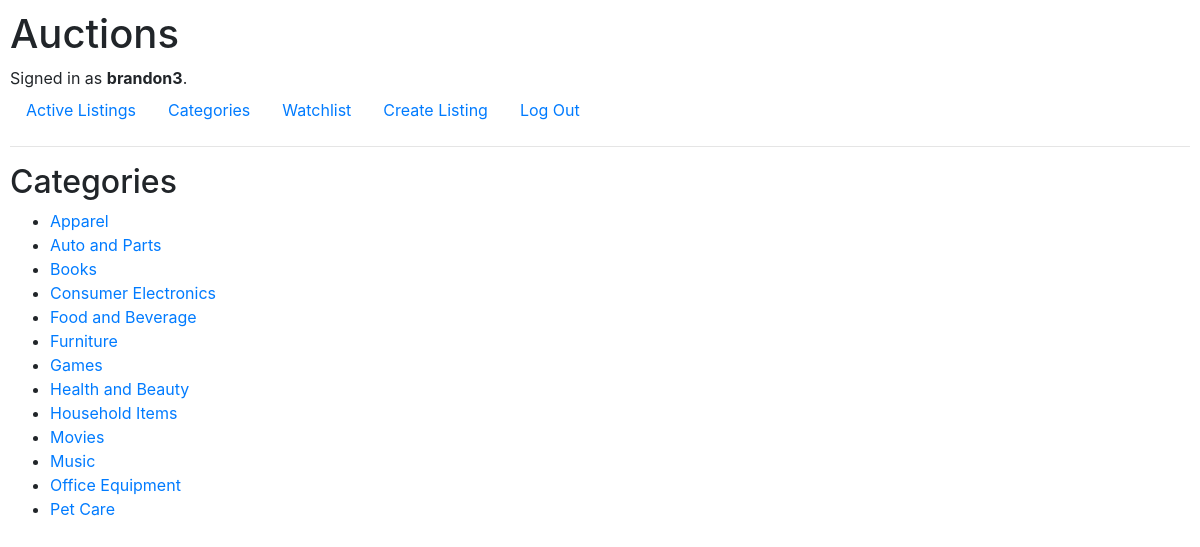
/categories/all (signed in), run on the app's committed database.
### auctions/models.py (models this page shows, shortened)
class User(AbstractUser):
    pass

class Category(models.Model):
    category_name = models.CharField(max_length=50)

### auctions/views.py (the view, shortened to what this page needs)
# urls.py: path("categories/<str:category_arg>", views.categories, name="categories"),
def categories(request, category_arg):
    all_categories = Category.objects.all().order_by("category_name")
    if category_arg == "all":
        return render(request, "auctions/categories.html", {
            "all_categories": all_categories
        })

### auctions/templates/auctions/categories.html
{% extends "auctions/layout.html" %}
{% block body %}
    <h2>Categories</h2>
    <ul>
        {% for category in all_categories %}
            <li>
                <a href="{{ category.id }}">{{ category.category_name }}</a>
            </li>
        {% endfor %}
    </ul>
{% endblock %}

### auctions/templates/auctions/layout.html (shortened to what this page needs)
{% load static %}
<!DOCTYPE html>
<html lang="en">
    <head>
        <link rel="stylesheet" href="https://stackpath.bootstrapcdn.com/bootstrap/4.4.1/css/bootstrap.min.css">
        <link href="{% static 'auctions/styles.css' %}" rel="stylesheet">
    </head>
    <body>
        <h1>Auctions</h1>
        <div>
            {% if user.is_authenticated %}
                Signed in as <strong>{{ user.username }}</strong>.
            {% else %}
                Not signed in.
            {% endif %}
        </div>
        <ul class="nav">
            <li class="nav-item">
                <a class="nav-link" href="{% url 'index' %}">Active Listings</a>
            </li>
            <li class="nav-item">
                <a class="nav-link" href="{% url 'categories' category_arg="all" %}">Categories</a>
            </li>
            {% if user.is_authenticated %}
            <li class="nav-item">
                <a class="nav-link" href="{% url 'watchlist' %}">Watchlist</a>
            </li>
                <li class="nav-item">
                    <a class="nav-link" href="{% url 'create' %}">Create Listing</a>
                </li>
                <li class="nav-item">
                    <a class="nav-link" href="{% url 'logout' %}">Log Out</a>
                </li>
            {% endif %}
        </ul>
        <hr>
        {% block body %}
        {% endblock %}
    </body>
</html>

### auctions/static/auctions/styles.css (style rules this page uses)
body { padding: 10px; }

### data on the page
User: username "brandon3"
Category: category_name "Apparel"
Category: category_name "Auto and Parts"
Category: category_name "Books"
Category: category_name "Consumer Electronics"
Category: category_name "Food and Beverage"
Category: category_name "Furniture"
Category: category_name "Games"
Category: category_name "Health and Beauty"
Category: category_name "Household Items"
Category: category_name "Movies"
Category: category_name "Music"
Category: category_name "Office Equipment"
Category: category_name "Pet Care"
